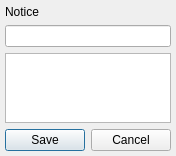
<?xml version="1.0" encoding="UTF-8"?>
<ui version="4.0">
 <class>CombineContactsDialog</class>
 <widget class="QDialog" name="CombineContactsDialog">
  <property name="geometry">
   <rect>
    <x>0</x>
    <y>0</y>
    <width>166</width>
    <height>148</height>
   </rect>
  </property>
  <property name="sizePolicy">
   <sizepolicy hsizetype="Expanding" vsizetype="Preferred">
    <horstretch>0</horstretch>
    <verstretch>0</verstretch>
   </sizepolicy>
  </property>
  <property name="windowTitle">
   <string>Combine Contacts</string>
  </property>
  <layout class="QVBoxLayout" name="verticalLayout">
   <property name="leftMargin">
    <number>5</number>
   </property>
   <property name="topMargin">
    <number>5</number>
   </property>
   <property name="rightMargin">
    <number>5</number>
   </property>
   <property name="bottomMargin">
    <number>5</number>
   </property>
   <item>
    <widget class="QLabel" name="lblNotice">
     <property name="text">
      <string notr="true">Notice</string>
     </property>
     <property name="textFormat">
      <enum>Qt::RichText</enum>
     </property>
    </widget>
   </item>
   <item>
    <widget class="QLineEdit" name="lneName"/>
   </item>
   <item>
    <widget class="QListWidget" name="lwtContacts"/>
   </item>
   <item>
    <widget class="QDialogButtonBox" name="btbButtons">
     <property name="standardButtons">
      <set>QDialogButtonBox::Cancel|QDialogButtonBox::Save</set>
     </property>
    </widget>
   </item>
  </layout>
 </widget>
 <layoutdefault spacing="6" margin="11"/>
 <tabstops>
  <tabstop>lneName</tabstop>
  <tabstop>lwtContacts</tabstop>
  <tabstop>btbButtons</tabstop>
 </tabstops>
 <resources/>
 <connections/>
</ui>
